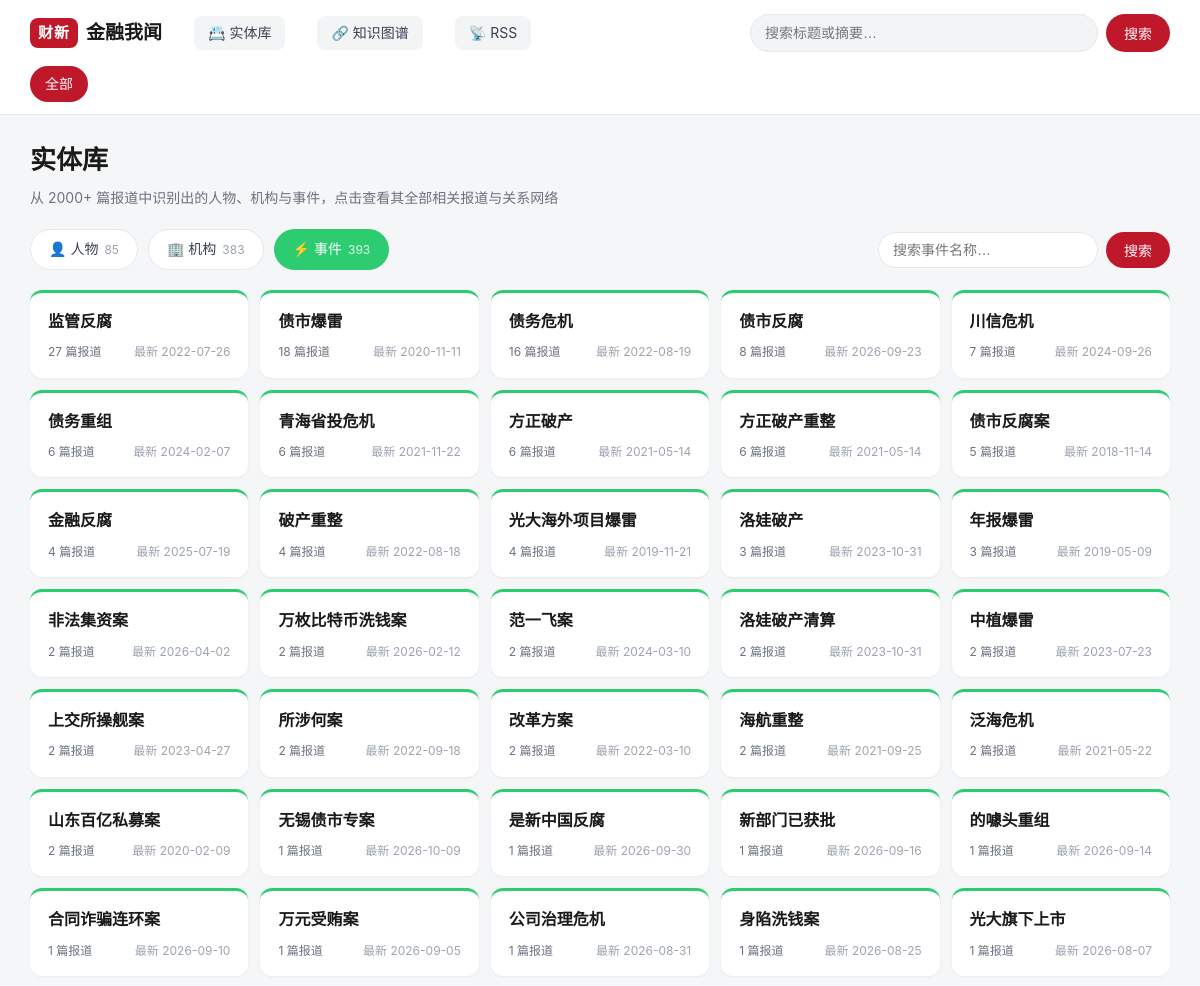
/entities?type=event (upper part), run on an earlier commit of the app's database.
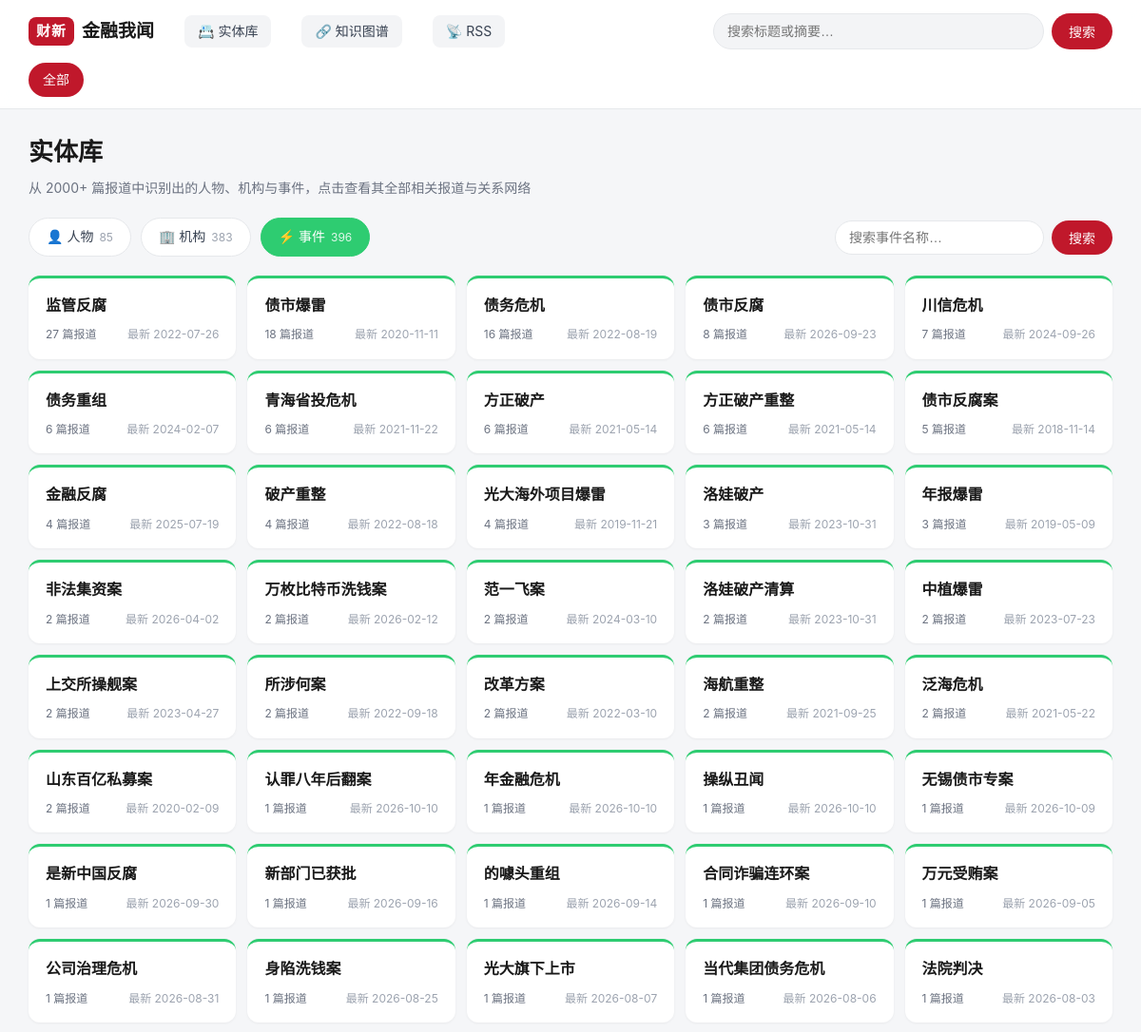
And on a later commit of the database.
### tables this page shows
CREATE TABLE entities(
        id INTEGER PRIMARY KEY AUTOINCREMENT,
        name TEXT NOT NULL,
        type TEXT NOT NULL CHECK(type IN ('person', 'org', 'event')),
        first_seen TEXT,
        last_seen TEXT,
        UNIQUE(name, type)
    );

### app.py (the view)
@app.route("/entities")
def entities_browse():
    db = get_db()
    etype = request.args.get("type", "person")
    if etype not in ("person", "org", "event"):
        etype = "person"
    q = (request.args.get("q") or "").strip()
    where = ["e.type = ?"]
    params: list = [etype]
    if q:
        where.append("e.name LIKE ?")
        params.append(f"%{q}%")
    clause = " AND ".join(where)
    rows = db.execute(
        f"""SELECT e.id, e.name, e.type,
                   count(DISTINCT ae.article_url) AS article_count,
                   max(a.published_at) AS latest
            FROM entities e
            LEFT JOIN article_entities ae ON ae.entity_id = e.id
            LEFT JOIN articles a ON a.url = ae.article_url
            WHERE {clause}
            GROUP BY e.id
            HAVING article_count > 0
            ORDER BY article_count DESC, latest DESC""",
        params,
    ).fetchall()
    type_counts = {
        row["type"]: row["n"]
        for row in db.execute(
            """SELECT e.type, count(DISTINCT e.id) n FROM entities e
               JOIN article_entities ae ON ae.entity_id = e.id
               GROUP BY e.type"""
        )
    }
    return render_template(
        "entities.html",
        etype=etype, q=q, rows=rows, type_counts=type_counts,
    )

### app.py (called while the page is built)
def get_db() -> sqlite3.Connection:
    if "db" not in g:
        conn = sqlite3.connect(
            f"file:{DB_PATH.as_posix()}?mode=ro&immutable=1", uri=True
        )
        conn.row_factory = sqlite3.Row
        g.db = conn
    return g.db

### templates/entities.html (shortened to what this page needs)
{% extends "base.html" %}
{% set type_names = {'person': '人物', 'org': '机构', 'event': '事件'} %}
{% set type_icons = {'person': '👤', 'org': '🏢', 'event': '⚡'} %}
{% block content %}
<div class="entities-page">
  <div class="entities-head">
    <h1>实体库</h1>
    <p class="entities-desc">从 2000+ 篇报道中识别出的人物、机构与事件，点击查看其全部相关报道与关系网络</p>
  </div>
  <div class="entities-toolbar">
    <div class="type-tabs">
      {% for t in ['person', 'org', 'event'] %}
      <a class="type-tab {{ t }} {{ 'active' if etype == t else '' }}"
         href="{{ url_for('entities_browse', type=t, q=q or None) }}">
        {{ type_icons[t] }} {{ type_names[t] }}
        <em>{{ type_counts.get(t, 0) }}</em>
      </a>
      {% endfor %}
    </div>
    <form class="entity-search" method="get" action="{{ url_for('entities_browse') }}">
      <input type="search" name="q" value="{{ q or '' }}" placeholder="搜索{{ type_names[etype] }}名称…">
      <button type="submit">搜索</button>
    </form>
  </div>
  {% if rows %}
  <div class="entity-grid">
    {% for e in rows %}
    <a class="entity-card {{ e.type }}" href="{{ url_for('entity_detail', entity_id=e.id) }}">
      <div class="card-name">{{ e.name }}</div>
      <div class="card-meta">
        <span class="card-count">{{ e.article_count }} 篇报道</span>
        {% if e.latest %}<span class="card-latest">最新 {{ e.latest[:10] }}</span>{% endif %}
      </div>
    </a>
    {% endfor %}
  </div>
  {% else %}
  <p class="empty-note">未找到匹配的{{ type_names[etype] }}。</p>
  {% endif %}
</div>
{% endblock %}

### templates/base.html (shortened to what this page needs)
<!DOCTYPE html>
<html lang="zh-CN">
<head>
  <link rel="stylesheet" href="{{ url_for('static', filename='style.css') }}">
</head>
<body>
  <header class="site-header">
    <div class="wrap header-inner">
      <a class="brand" href="{{ url_for('index') }}">
        <span class="brand-mark">财新</span>
        <span class="brand-name">金融我闻</span>
      </a>
      <a class="nav-link" href="{{ url_for('entities_browse') }}">📇 实体库</a>
      <a class="nav-link" href="{{ url_for('graph') }}">🔗 知识图谱</a>
      <a class="nav-link" href="{{ url_for('rss') }}" title="RSS 订阅">📡 RSS</a>
      <form class="search" action="{{ url_for('index') }}" method="get">
        <input type="search" name="q" value="{{ q or '' }}"
               placeholder="搜索标题或摘要…" autocomplete="off">
        <button type="submit" aria-label="搜索">搜索</button>
      </form>
    </div>
    <nav class="cats wrap">
      <a class="chip {{ 'active' if not tag and not q else '' }}"
         href="{{ url_for('index') }}">全部</a>
    </nav>
  </header>
  <main class="wrap">
    {% block content %}{% endblock %}
  </main>
</body>
</html>

### static/style.css (style rules this page uses)
:root { --bg: #f5f6f8; --card: #ffffff; --ink: #1a1a1a; --muted: #6b7280; --line: #e6e8eb; --brand: #c0182b; --brand-ink: #a01324; --accent: #f3f4f6; --radius: 14px; --shadow: 0 1px 3px rgba(0,0,0,.06), 0 6px 20px rgba(0,0,0,.04); }
* { box-sizing: border-box; }
html { -webkit-text-size-adjust: 100%; }
body { margin: 0; font-family: -apple-system, BlinkMacSystemFont, "Segoe UI", "PingFang SC", "Microsoft YaHei", "Hiragino Sans GB", sans-serif; color: var(--ink); background: var(--bg); line-height: 1.6; }
a { color: inherit; text-decoration: none; }
.wrap { max-width: 1180px; margin: 0 auto; padding: 0 20px; }
.site-header { position: sticky; top: 0; z-index: 20; background: rgba(255,255,255,.92); backdrop-filter: saturate(180%) blur(10px); border-bottom: 1px solid var(--line); }
.header-inner { display: flex; align-items: center; gap: 16px; padding-top: 14px; padding-bottom: 14px; }
.brand { display: flex; align-items: center; gap: 8px; font-weight: 700; }
.brand-mark { background: var(--brand); color: #fff; padding: 3px 8px; border-radius: 8px; font-size: 15px; letter-spacing: 1px; }
.brand-name { font-size: 19px; }
.nav-link { margin-left: 16px; padding: 6px 14px; border-radius: 8px; background: var(--accent); font-size: 14px; color: #374151; transition: background .15s ease; }
.search { margin-left: auto; display: flex; gap: 8px; flex: 1; max-width: 420px; }
.search input { flex: 1; padding: 9px 14px; border: 1px solid var(--line); border-radius: 999px; background: var(--accent); font-size: 14px; outline: none; }
.search button { padding: 9px 18px; border: 0; border-radius: 999px; background: var(--brand); color: #fff; font-size: 14px; cursor: pointer; }
.cats { display: flex; gap: 8px; padding-bottom: 12px; overflow-x: auto; -webkit-overflow-scrolling: touch; scrollbar-width: none; }
.chip { flex: 0 0 auto; padding: 6px 14px; border-radius: 999px; background: var(--accent); color: #374151; font-size: 14px; border: 1px solid transparent; white-space: nowrap; }
.chip.active { background: var(--brand); color: #fff; }

### templates/entities.html (style rules this page uses)
.entities-page { padding: 24px 0; }
.entities-head h1 { margin: 0 0 6px; font-size: 26px; }
.entities-desc { color: #6b7280; font-size: 14px; margin: 0 0 20px; }
.entities-toolbar { display: flex; justify-content: space-between; align-items: center; gap: 16px; flex-wrap: wrap; margin-bottom: 20px; }
.type-tabs { display: flex; gap: 10px; }
.type-tab { display: inline-flex; align-items: center; gap: 6px; padding: 8px 18px; border-radius: 999px; text-decoration: none; background: #fff; color: #374151; font-size: 14px; border: 1px solid #e6e8eb; }
.type-tab em { font-style: normal; color: #9ca3af; font-size: 12px; }
.type-tab.active.event { background: #2ecc71; border-color: #2ecc71; color: #fff; }
.type-tab.active em { color: rgba(255,255,255,.85); }
.entity-search { display: flex; gap: 8px; }
.entity-search input[type=search] { padding: 8px 14px; border: 1px solid #e6e8eb; border-radius: 999px; font-size: 14px; outline: none; width: 220px; }
.entity-search button { padding: 8px 18px; border: 0; border-radius: 999px; background: #c0182b; color: #fff; font-size: 14px; cursor: pointer; }
.entity-grid { display: grid; grid-template-columns: repeat(auto-fill, minmax(210px, 1fr)); gap: 12px; }
.entity-card { background: #fff; border-radius: 12px; padding: 16px 18px; text-decoration: none; color: #1a1a1a; box-shadow: 0 1px 3px rgba(0,0,0,.05); border-top: 3px solid #e74c3c; transition: transform .15s, box-shadow .15s; }
.entity-card.event { border-top-color: #2ecc71; }
.card-name { font-size: 16px; font-weight: 600; margin-bottom: 8px; overflow: hidden; text-overflow: ellipsis; white-space: nowrap; }
.card-meta { display: flex; justify-content: space-between; font-size: 12px; color: #9ca3af; }
.card-count { color: #6b7280; }

What changed in the data, as far as the page shows it:
added entities: name "认罪八年后翻案", article_count "1", latest "2026-10-10"
added entities: name "年金融危机", article_count "1", latest "2026-10-10"
added entities: name "操纵丑闻", article_count "1", latest "2026-10-10"
now on this page (row unchanged): entities: name "当代集团债务危机", article_count "1", latest "2026-08-06"
now on this page (row unchanged): entities: name "法院判决", article_count "1", latest "2026-08-03"
Also different on the page:
new list line: "⚡ 事件 396"
list line gone: "⚡ 事件 393"
